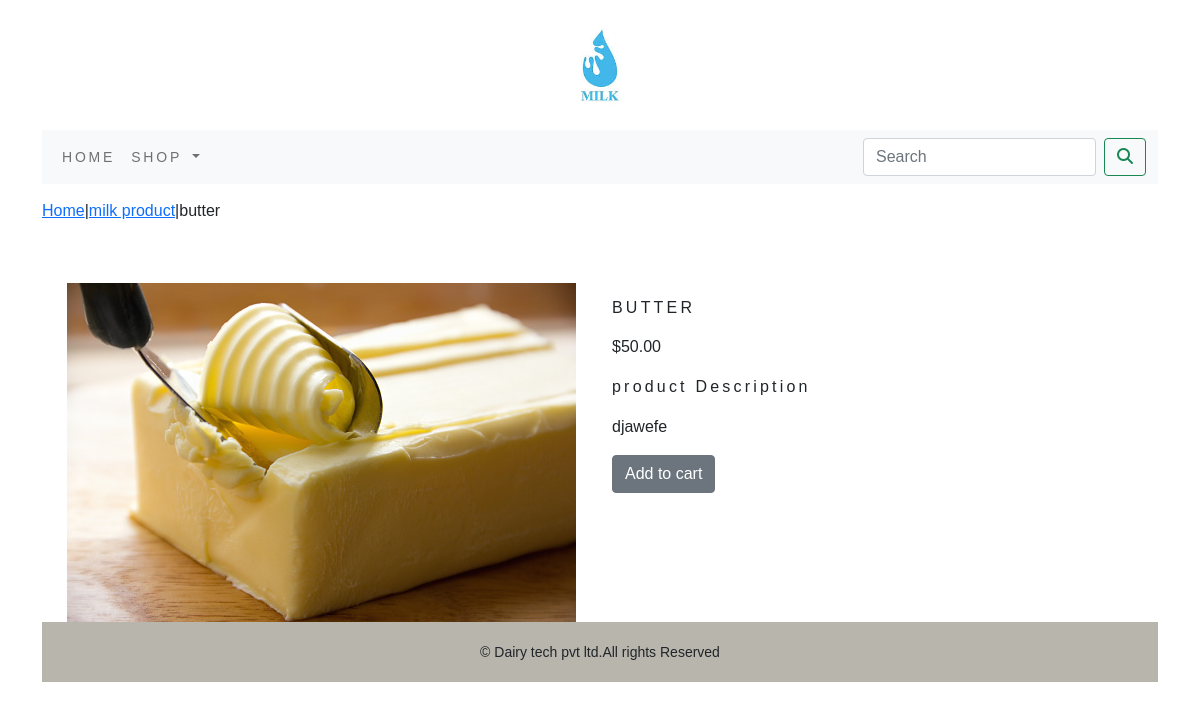
The page /shopapp/milk-product/milk-items/ on the database its author committed.
### shopapp/models.py (models this page shows, shortened)
class Product(models.Model):
    name=models.CharField(max_length=250,unique=True)
    slug=models.SlugField(max_length=250,unique=True)
    description=models.TextField(blank=True)
    price=models.DecimalField(max_digits=10,decimal_places=2)
    category=models.ForeignKey(Category,on_delete=models.CASCADE)
    image=models.ImageField(upload_to='product',blank=True)
    stock=models.IntegerField()
    available=models.BooleanField(default=True)
    created=models.DateTimeField(auto_now_add=True)
    updated=models.DateTimeField(auto_now=True)
    class Meta:
        ordering=('name',)
        verbose_name='product'
        verbose_name_plural = 'products'

class Category(models.Model):
    name=models.CharField(max_length=250,unique=True)
    slug=models.SlugField(max_length=250,unique=True)
    description=models.TextField(blank=True)
    image=models.ImageField(upload_to='category',blank=True)
    class Meta:
        ordering=('name',)
        verbose_name='category'
        verbose_name_plural = 'categories'
    def get_url(self):
        return reverse('shopapp:product_by_category',args=[self.slug])
    def __str__(self):
        return '{}'. format(self.name)

### shopapp/views.py (the view)
# urls.py: path('<slug:c_slug>/<slug:product_slug>/', views.proDetail, name='prodCatdetail'),
def proDetail(request,c_slug,product_slug):
    try:
        product=Product.objects.get(category__slug=c_slug,slug=product_slug)
    except Exception as e:
        raise e
    return render(request,'product.html',{'product':product})

### cart/context_processors.py (called while the page is built)
def counter (request):
    item_count=0
    if 'admin' in request.path:
        return {}
    else:
        try:
            cart=Cart.objects.filter(cart_id=_cart_id(request))
            car_items=CartItem.objects.all().filter(cart=cart[:1])
            for cart_item in car_items:
                item_count += cart_item.quantity
        except Cart.DoesNotExist:
            item_count =0
    return dict(item_count=item_count)

### cart/views.py (called while the page is built)
def _cart_id(request):
    cart=request.session.session_key
    if not cart:
        cart=request.session.create()
    return cart

### shopapp/context_processors.py (called while the page is built)
def menu_links(request):
    links=Category.objects.all()
    return dict(links=links)

### templates/product.html (shortened to what this page needs)
{% extends 'base.html' %}
{% load static %}
{% block content %}
<div class="row my_prod_row_class">
    <div class="mx_auto">
        <p><a href="{% url 'shopapp:allProdCat' %}">Home</a>|<a href="{{product.category.get_url}}">{{product.category}}</a>|{{product.name}} </p>
    </div>
</div>
<div class="container">
<br>
<div class="row">
    <div class="col-12 col-sm-12 col-md-12 col-lg-6 text-center">
        <div style="min-width:18rem">
            <img src="{{product.image.url}}" alt="{{product.name}}">
        </div>
    </div>
        <div class="col-12 col-sm-12 col-md-12 col-lg-6">
            <div>
            <h1 class="my_prod_title">{{product.name}}</h1>
                <p>${{product.price}}</p>
            <p class="my_title">product Description</p>
            <p class="text-justify my_prod_text">{{product.description}}</p>
            {% if product.stock <= 0 %}
            <p class="text-justify my_prod_text"><b>out of stock</b></p>
            {% else %}
            <a class="btn btn-secondary" href="{% url 'cart:add_cart' product.id %}">Add to cart</a>
            {% endif %}
        </div>
        </div>
    </div>
{% endblock %}

### static/css/custom.css (style rules this page uses)
body { font-family: 'Anuphan', sans-serif; }
.my_title { font-size:16px; text_transform:uppercase; letter-spacing:.2em; }
.my_prod_row_class { padding-top:15px; padding-bottom:20px; }
.my_prod_title { font-size:16px; text-transform:uppercase; letter-spacing:.2em; padding-top:15px; padding-bottom:10px; }
.my_prod_text { padding-right:20px; }

### rows shown on the page
Product: category "milk product", name "butter", image (picture), name "BUTTER", price "50.00", description "djawefe"
